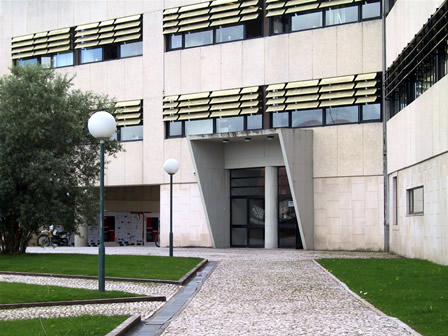
#> input picture images/deti.bmp, 448 x 336 px, found by its file name
$ python aula_02_ex_02.py
#> lines starting #> are read from the running program, lines starting #| are printed output that depends on the picture

#import
import numpy as np
import cv2

# Read the image
image_bmp = cv2.imread("./images/deti.bmp", cv2.IMREAD_UNCHANGED)
#> image_bmp is the input picture: shape (336, 448, 3); mean B, G, R 138.8, 146.3, 145.1
image_jpg = cv2.imread("./images/deti.jpg", cv2.IMREAD_UNCHANGED)
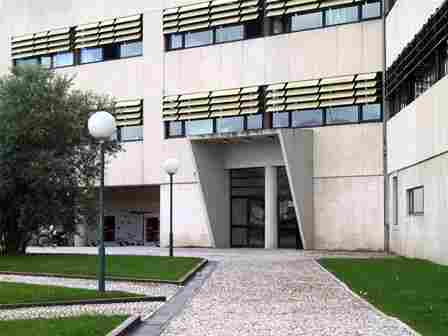
#> input picture images/deti.jpg, 448 x 336 px, found by its file name
#> image_jpg is the input picture: shape (336, 448, 3); mean B, G, R 139.2, 146, 145.4


if  np.shape(image_bmp) == ():
	# Failed Reading
	print("Image file could not be open")
	exit(-1)

if  np.shape(image_jpg) == ():
	# Failed Reading
	print("Image file could not be open")
	exit(-1)

# Verifica se as dimensões das imagens são as mesmas
if image_bmp.shape != image_jpg.shape:
    print("Images do not have the same size or number of channels.")
    exit(-1)

# Image characteristics
image_bmp_array = image_bmp.shape
#> image_bmp_array = (336, 448, 3)
height = image_bmp_array[0]
#> height = 336
width = image_bmp_array[1]
#> width = 448

# Check if the image is grayscale or RGB
if len(image_bmp_array) == 2:  # Grayscale
    channels = 1
else:  # RGB
    channels = image_bmp_array[2]
#> channels = 3

print("Image Size: (%d,%d,%d)" % (height, width, channels))
#| Image Size: (336,448,3)
print("Image Type: %s" % (image_bmp.dtype))
#| Image Type: uint8


# Image characteristics
image_jpg_array = image_jpg.shape
#> image_jpg_array = (336, 448, 3)
height = image_jpg_array[0]
width = image_jpg_array[1]

if len(image_jpg_array) == 2:
    channels_copy = 1
else:
    channels_copy = image_jpg_array[2]
#> channels_copy = 3

print("Image Copy Size: (%d,%d,%d)" % (height, width, channels))
#| Image Copy Size: (336,448,3)
print("Image Copy Type: %s" % (image_jpg.dtype))
#| Image Copy Type: uint8

# Show the image
cv2.imshow ("bmp/jpg",np.hstack([image_bmp, image_jpg]))
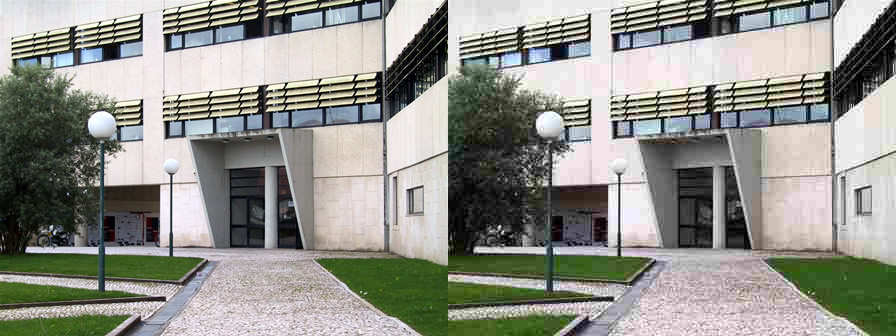
#> window 'bmp/jpg': shape (336, 896, 3); mean B, G, R 139, 146.1, 145.2

# Realiza a subtração entre as duas imagens
difference = cv2.subtract(image_bmp, image_jpg)
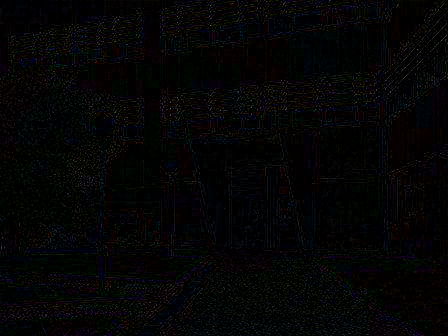
#> difference: shape (336, 448, 3); mean B, G, R 4.6, 4.3, 4.3

# Exibe a imagem resultante da subtração
cv2.imshow("Difference", difference)

# Salva a imagem de diferença (opcional)
cv2.imwrite("difference_image.jpg", difference)
print("Difference image saved as 'difference_image.jpg'")

# Realiza a subtração com numpy
# Subtração direta com numpy pode resultar em valores fora do intervalo 0-255
difference = image_bmp.astype(np.int16) - image_jpg.astype(np.int16)
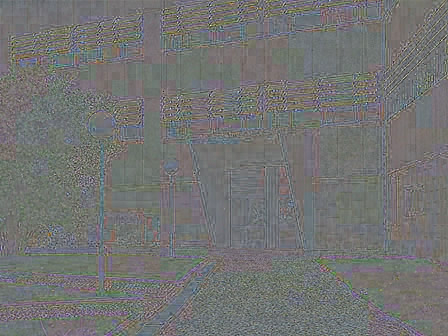
#> difference: shape (336, 448, 3) int16; mean B, G, R -0.5, 0.3, -0.4; drawn with min black and max white

# Garante que os valores fiquem no intervalo de 0 a 255
difference_clipped = np.clip(difference, 0, 255).astype(np.uint8)

# Exibe a imagem resultante da subtração
cv2.imshow("Difference_numpy", difference_clipped)

# Realiza a subtração com numpy diretamente
# Como estamos usando uint8, valores negativos se tornam altos (de 0 a 255)
difference = image_bmp - image_jpg
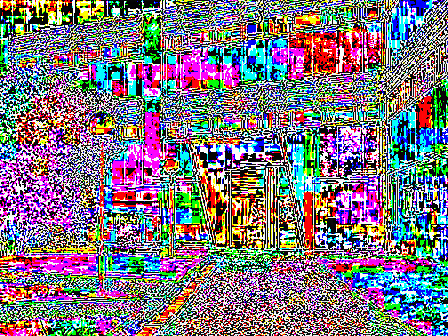
#> difference: shape (336, 448, 3); mean B, G, R 128.1, 117.2, 126.3

# Exibe a imagem resultante da subtração
cv2.imshow("Difference (Numpy without Clipping)", difference)

# Realiza a subtração com opencv mas em módulo
#result = cv2.absdiff(image_bmp, image_jpg)

# Exibe a imagem resultante da subtração
#cv2.imshow("Difference (OpenCV em módulo)", result)


# Wait
cv2.waitKey(0)

# Fechar todas as janelas
cv2.destroyAllWindows()
